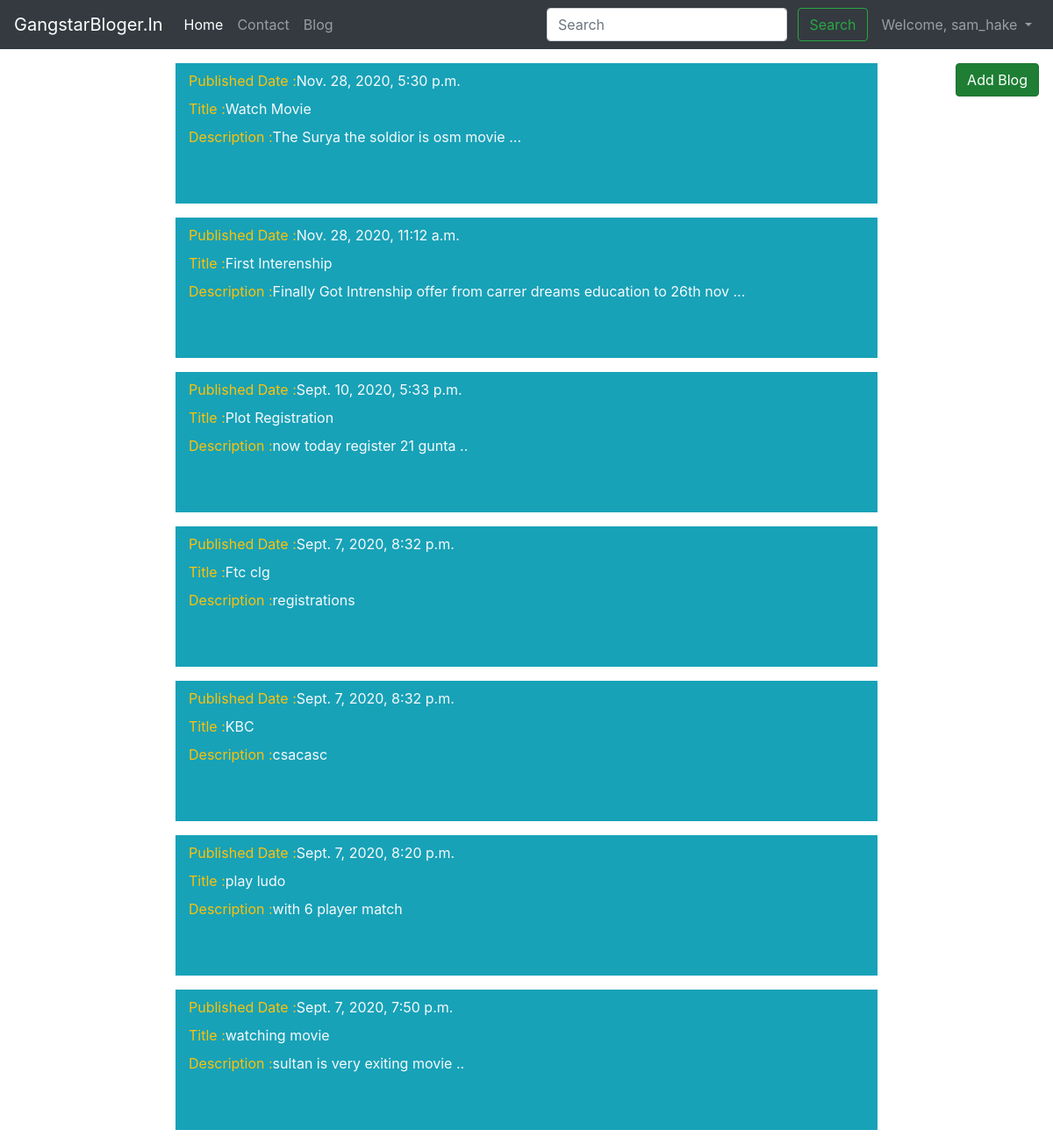
The app's page / (signed in) with its own data.
### geeks_app/models.py (models this page shows, shortened)
class GeeksModel(models.Model):
    title = models.CharField(max_length = 200)
    description = models.TextField()
    date_T = models.DateTimeField(verbose_name=("Right Now Date"), auto_now_add=True, null=True)

### geeks_app/views.py (the view)
# urls.py: path('',views.geeksView,name="blogMain"),
def geeksView(request):
    a = GeeksModel.objects.order_by('-date_T')
    return render(request,'index.html',{'result':a})

### geeks_app/templates/index.html (shortened to what this page needs)
<!DOCTYPE html>
<html lang="en">
<head>
  <link rel="stylesheet" href="https://stackpath.bootstrapcdn.com/bootstrap/4.5.2/css/bootstrap.min.css"
>
</head>
<body>
  <nav class="navbar navbar-expand-lg navbar-dark bg-dark">
    <a class="navbar-brand" href="/">GangstarBloger.In</a>
    <div class="collapse navbar-collapse float-right" id="navbarSupportedContent">
      <ul class="navbar-nav mr-auto ">
        <li class="nav-item active">
          <a class="nav-link" href="/">Home <span class="sr-only">(current)</span></a>
        </li>
        <li class="nav-item">
          <a class="nav-link" href="/contact_us">Contact</a>
        </li>
        <li class="nav-item ">
          <a class="nav-link" href="/addingBlog">Blog </a>
        </li>
      </ul>
      <div class="ml-auto form-inline ">
        <form class=" my-2 my-lg-0">
          <input class="form-control mr-sm-2" type="search" placeholder="Search" aria-label="Search">
          <button class="btn btn-outline-success my-2 my-sm-0 mr-2" type="submit">Search</button>
        </form>
        {% if user.is_authenticated %}
        <ul class="navbar-nav ml-auto">
          <li class="nav-item dropdown">
            <a class="nav-link dropdown-toggle"  id="navbarDropdown" role="button" data-toggle="dropdown"
              aria-haspopup="true" aria-expanded="false">
              Welcome, {{request.user}}
            </a>
          </li>
        </ul>
        {% endif %}
      </div>
    </div>
  </nav>
  {% if user.is_authenticated %}
     <a href="/addingBlog" class="btn btn-success my-3 mx-3 float-right active" role="button" aria-pressed="true">Add
      Blog</a>
  {% else %}
     <button type="button" class="btn btn-success my-3 mx-3 float-right active" data-toggle="modal" data-target="#signin_modal">
      Add Blog
    </button>
  {% endif %}
  {% for i in result %}
  <div class="container col-8 bg-info text-white my-3 py-2">
    <label class="text-warning">Published Date : </label><label class="text-light">{{ i.date_T }}</label><br>
    <label class="text-warning">Title : </label><label class="text-light">{{ i.title }}</label><br>
    <label class="text-warning">Description : </label><label class="text-light">{{ i.description }}</label><br>
    <br> <br>
  </div>
  {%  endfor %}
</body>
</html>

### records on screen
GeeksModel: date_T "Nov. 28, 2020, 5:30 p.m.", title "Watch Movie", description "The Surya the soldior is osm movie ..."
GeeksModel: date_T "Nov. 28, 2020, 11:12 a.m.", title "First Interenship", description "Finally Got Intrenship offer from carrer dreams education to 26th nov ..."
GeeksModel: date_T "Sept. 10, 2020, 5:33 p.m.", title "Plot Registration", description "now today register 21 gunta .."
GeeksModel: date_T "Sept. 7, 2020, 8:32 p.m.", title "Ftc clg", description "registrations"
GeeksModel: date_T "Sept. 7, 2020, 8:32 p.m.", title "KBC", description "csacasc"
GeeksModel: date_T "Sept. 7, 2020, 8:20 p.m.", title "play ludo", description "with 6 player match"
GeeksModel: date_T "Sept. 7, 2020, 7:50 p.m.", title "watching movie", description "sultan is very exiting movie .."

### other values on screen
{{ request.user }} "sam_hake"
